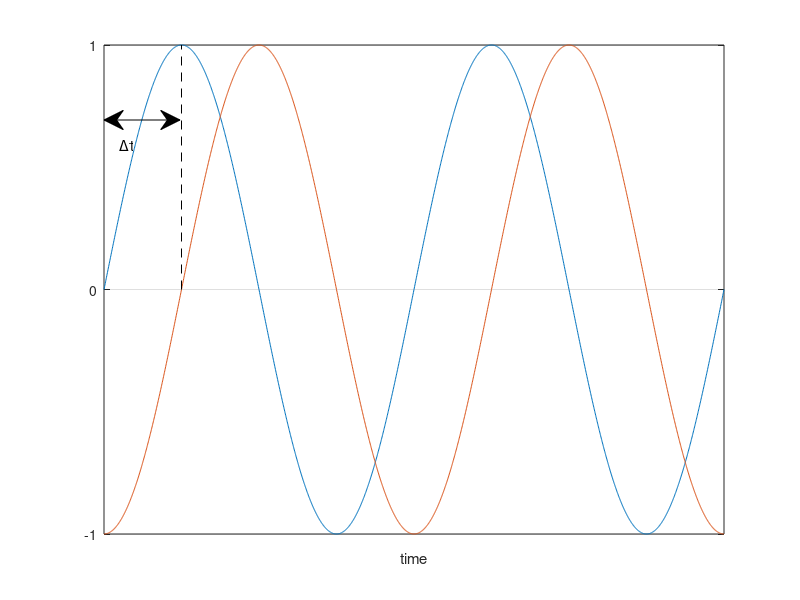

Here is the MATLAB script that generated this plot:
f = 1;
x = 0:0.001:1/f*2;
plot(x,sin(2*pi*f*x))
hold on
plot(x,sin(2*pi*f*x-pi/2))

grid on

xticks([])
yticks([-1 0 1])

plot([1/(4*f) 1/(4*f)], [0 1], 'k--')
xlabel('time')

pos = get(gca, 'Position');
annotation(gcf,'doublearrow',[pos(1) 0.225],[0.8 0.8]);
annotation(gcf,'textbox',[0.15 0.75 0.1 0.1],'String',{'\Deltat'},'LineStyle','none');

saveas(gcf, 'sinExample', 'tif');